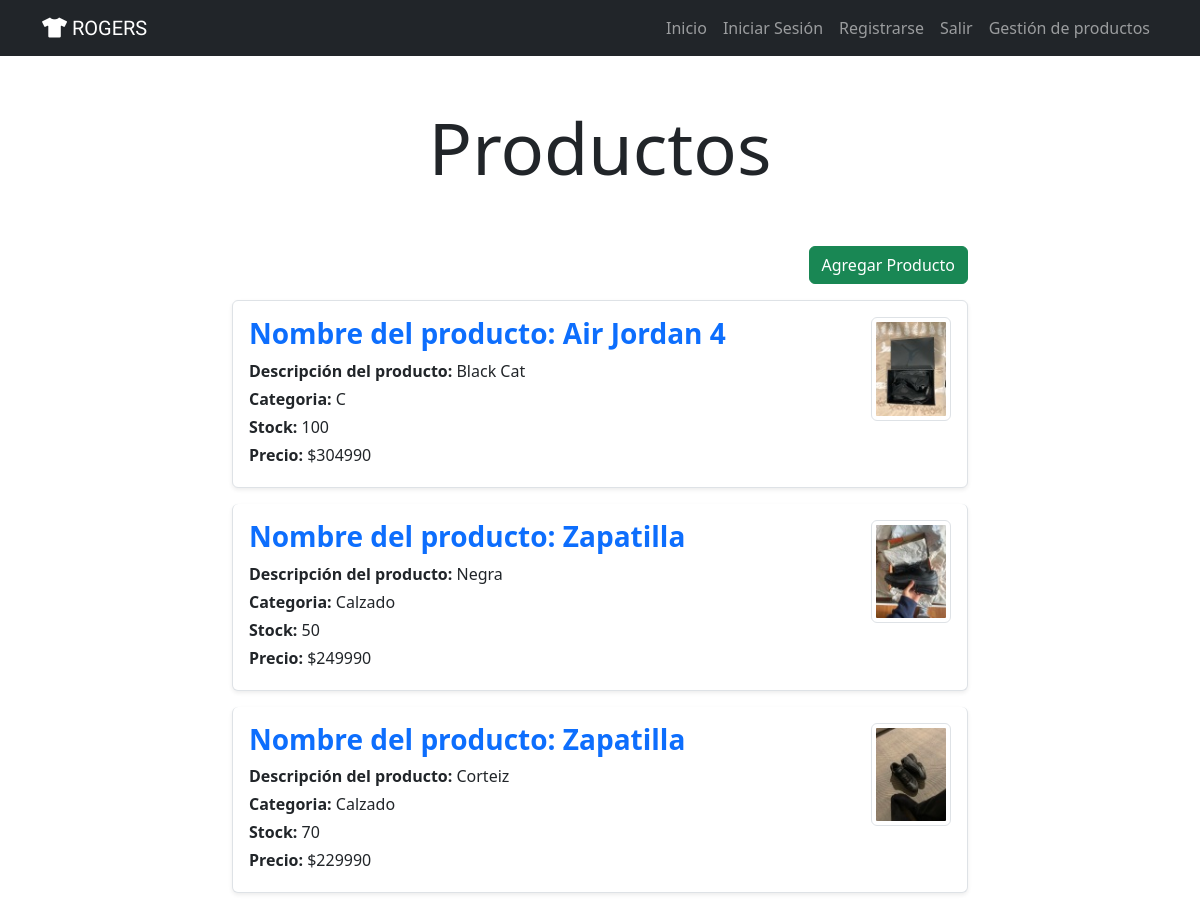
Before: /productos/ (signed in) with the older database file.
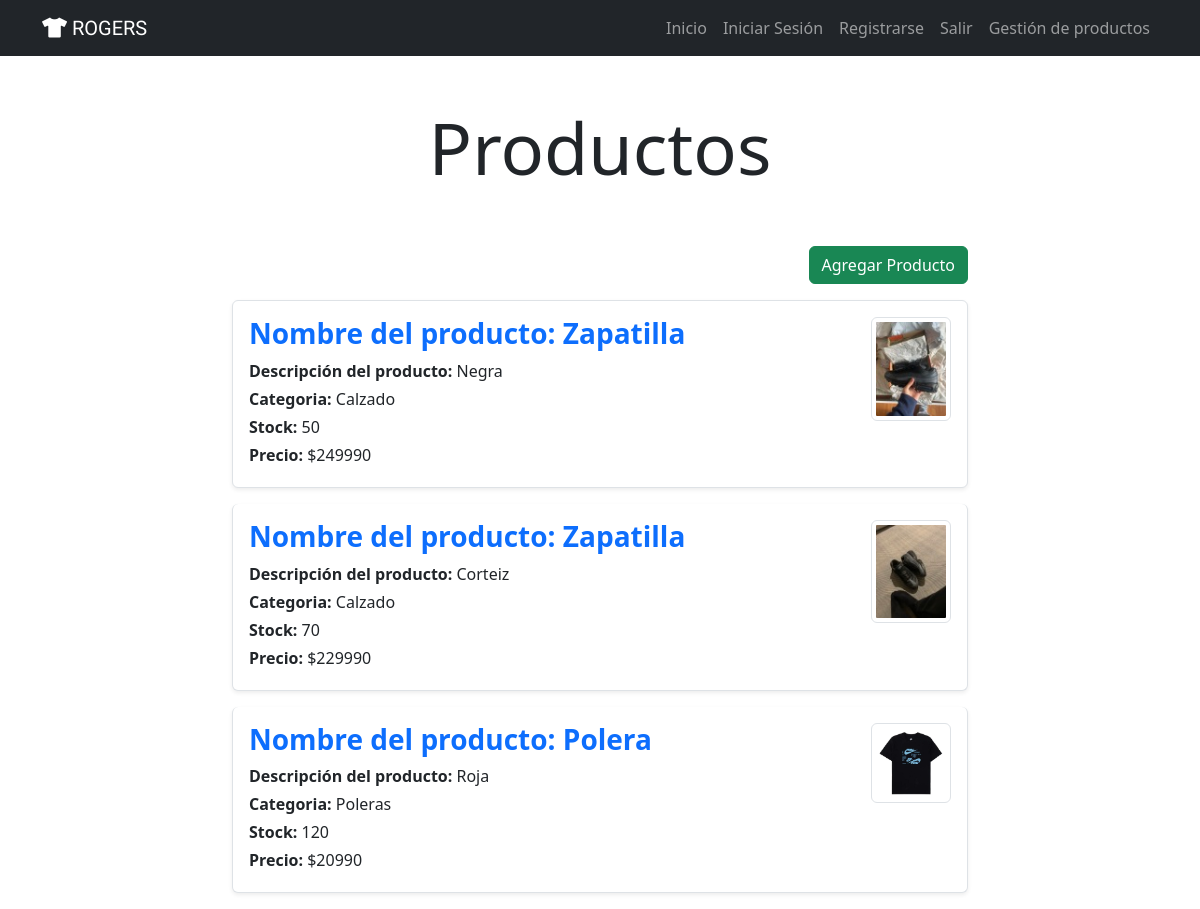
After: the same page with the newer database file.
### tasks/models.py (models this page shows, shortened)
class Productos(models.Model):
    nombre = models.CharField(max_length=100)
    descripcion = models.TextField(blank=True)
    categoria = models.CharField(max_length=50, default="General")
    stock = models.IntegerField(default=0)
    precio = models.IntegerField(default=0, validators=[MinValueValidator(1)])
    imagen = models.ImageField(upload_to='productos', null=True)
    user = models.ForeignKey(User, on_delete=models.PROTECT)

### tasks/views.py (the view)
# urls.py: path('productos/', views.productos, name='productos'),
@login_required
def productos(request):
    if request.user.username != "admin":
        return redirect('home')
    productos = Productos.objects.all()  # Suponiendo que tienes un modelo Producto
    return render(request, "productos.html", {"productos": productos})

### tasks/templates/productos.html
{% extends 'base.html' %}
{% block content %}
<main class="container">
    <div class="row justify-content-center">
        <div class="col-md-8">
            <h1 class="text-center display-2 py-5">Productos</h1>
            <div class="d-flex justify-content-end mb-3">
                <a href="{% url 'agregarProd' %}" class="btn btn-success">Agregar Producto</a>
            </div>
            <ul class="list-group">
                {% for producto in productos %}
                <a class="list-group-item list-group-item-action flex-column align-items-start mb-3 shadow-sm p-3 rounded" href="{% url 'detalleProd' producto.id %}">
                    <div class="d-flex w-100 justify-content-between">
                        <div class="flex-grow-1 me-3">
                            <h3 class="fw-bold text-primary">Nombre del producto: {{ producto.nombre }}</h3>
                            <p class="mb-1"><strong>Descripción del producto:</strong> {{ producto.descripcion }}</p>
                            <p class="mb-1"><strong>Categoria:</strong> {{ producto.categoria }}</p>
                            <p class="mb-1"><strong>Stock:</strong> {{ producto.stock }}</p>
                            <p class="mb-1"><strong>Precio:</strong> ${{ producto.precio }}</p>
                        </div>
                        <div class="flex-shrink-0">
                            {% if producto.imagen %}
                            <img src="{{ producto.imagen.url }}" width="80" class="img-thumbnail" alt="{{ producto.nombre }}">
                            {% endif %}
                        </div>
                    </div>
                </a>
                {% endfor %}
            </ul>
        </div>
    </div>
</main>
{% endblock %}

### tasks/templates/base.html (shortened to what this page needs)
<!DOCTYPE html>
<html lang="en">
<head>
    <link rel="stylesheet" href="https://cdn.jsdelivr.net/npm/bootstrap@5.3.3/dist/css/bootstrap.min.css">
    <link rel="stylesheet" href="https://cdnjs.cloudflare.com/ajax/libs/font-awesome/5.15.4/css/all.min.css">
</head>
<body>
<nav class="navbar navbar-expand-lg bg-dark navbar-dark">
    <div class="container">
        <a class="navbar-brand" href="/">
            <i class="fas fa-tshirt"></i> ROGERS
        </a>
        <div class="collapse navbar-collapse" id="navbarNav">
            <ul class="navbar-nav ms-auto">
                <li class="nav-item">
                    <a href="/" class="nav-link">Inicio</a>
                </li>
                <li class="nav-item">
                    <a href="/ingresar" class="nav-link">Iniciar Sesión</a>
                </li>
                <li class="nav-item">
                    <a href="/registro" class="nav-link">Registrarse</a>
                </li>
                {% if user.is_authenticated %}
                <li class="nav-item">
                    <a href="/logout" class="nav-link">Salir</a>
                </li>
                {% endif %}
                {% if user.is_authenticated and user.username == "admin" %}
                <li class="nav-item">
                    <a href="/productos" class="nav-link">Gestión de productos</a>
                </li>
                {% endif %}
            </ul>
        </div>
    </div>
</nav>
{% block content %}
{% endblock %}
</body>
</html>

### tasks/templates/base.html (style rules this page uses)
.navbar-brand { font-family: 'Quicksand', cursive; }

Changed rows visible on the page:
removed Productos: nombre "Air Jordan 4", descripcion "Black Cat", categoria "C", stock "100", precio "304990", imagen (picture)
added Productos: nombre "Polera", descripcion "Roja", categoria "Poleras", stock "120", precio "20990", imagen (picture)
